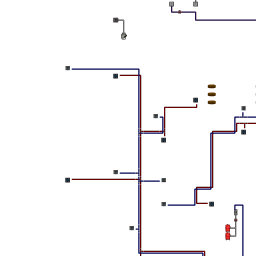
#> input picture atmos/3/1/4.png, 256 x 256 px; its folder holds only this picture in this run
$ python splitimg.py ../atmos/3/1 ../atmos/3/1/4.png   (Python 2 division)   (older library calls are emulated)
#> lines starting #> are read from the running program, lines starting #| are printed output that depends on the picture; pictures that were not available may be replaced by others from this repository, and a replacement may not be noted
import sys, os
from PIL import Image
from PIL.ImageDraw import Draw
import errno

if len(sys.argv) < 3:
	exit(1)

path = sys.argv[1]
filename = sys.argv[2]

def safe_save(image, dirs, name):
	try:
		os.makedirs(dirs)
	except OSError as exception:
		if exception.errno != errno.EEXIST:
			raise
	image.save(dirs+"/"+name)

# generate ALL MAP TILES
def gen_bigimg_mapall(path, filename):
#> called with path = '../atmos/3/1', filename = '../atmos/3/1/4.png'
	base = Image.open(filename)
#> base is the input picture: PIL image 256x256 RGBA; mean R, G, B, A 2.3, 0.8, 2.5, 8.7

	gen_bigimg_map(path, base)
#> the loop in gen_bigimg_map, `for x in range(0, 8192, 256):` made 32 passes
#> pass 1, in safe_save (call 32), `image.save(dirs+"/"+name)`:
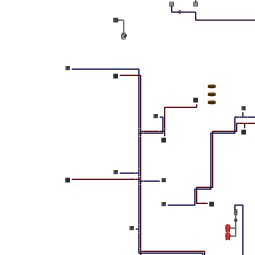
#> saved as 31.png: PIL image 255x255 RGBA; mean R, G, B, A 2.3, 0.8, 2.5, 8.7; transparent parts drawn white
	for z in range(4, 1, -1):
		gen_special_mapzooms(path, z)

# generate the zoomed out tiles
def gen_special_mapzooms(path, z):
	# figure out output grid size
#> called with path = '../atmos/3/1', z = 4
	size = 32 / 2 ** (5 - z)

	for x in range(0, size):
		for y in range(0, size):
			icon = Image.new("RGBA", (256, 256), "black")

			i = Image.open("./{}/{:d}/{:d}/{:d}.png".format(path, z+1, x*2, y*2))
			icon.paste(i.resize((128, 128), Image.ANTIALIAS), (0, 128))
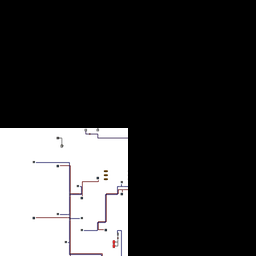
#> icon: PIL image 256x256 RGBA; mean R, G, B, A 1.7, 0.5, 1.7, 193.5; transparent parts drawn white
			i = Image.open("./{}/{:d}/{:d}/{:d}.png".format(path, z+1, x*2+1, y*2))
			icon.paste(i.resize((128, 128), Image.ANTIALIAS), (128, 128))
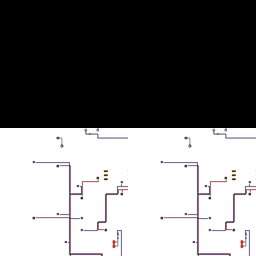
#> icon: PIL image 256x256 RGBA; mean R, G, B, A 3.4, 1, 3.4, 132.1; transparent parts drawn white
#> (the run stopped early here; a loop or call above may not have finished)
